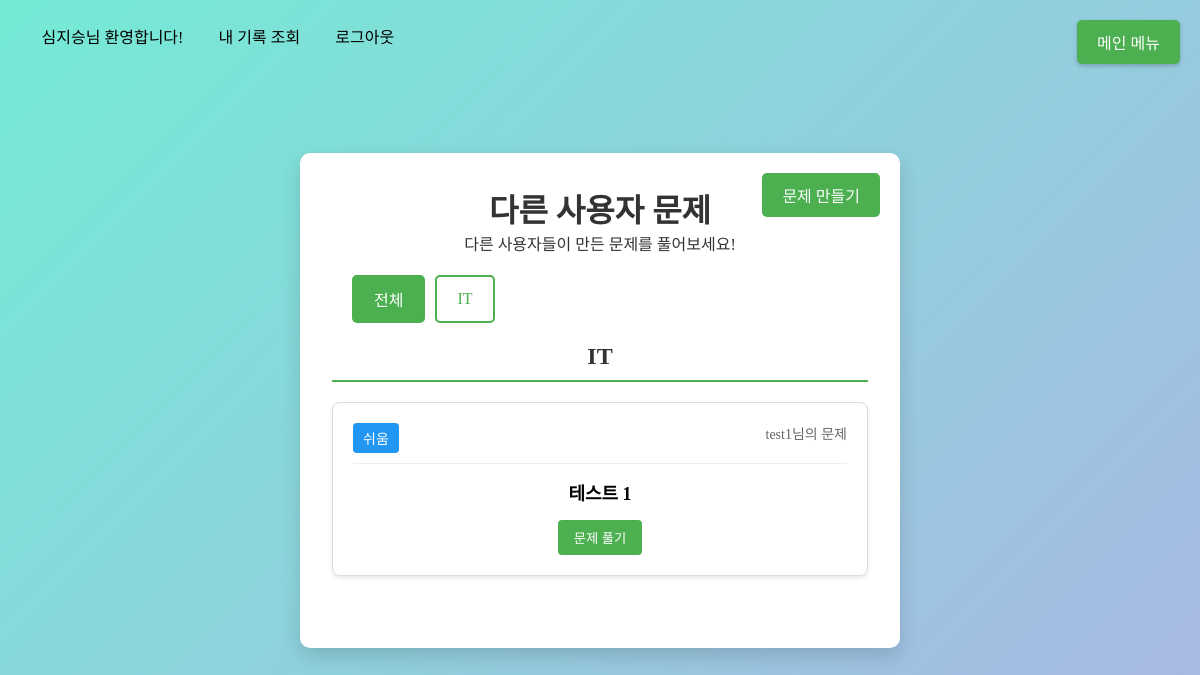
The page /accounts/user_quizzes/ (signed in) on the database its author committed.
### quiz/models.py (models this page shows, shortened)
class UserQuiz(models.Model):
    DIFFICULTY_CHOICES = [
        ('easy', '쉬움'),
        ('medium', '보통'),
        ('hard', '어려움'),
    ]
    CATEGORY_CHOICES = [
        ('it', 'IT'),
        ('sports', '스포츠'),
        ('literature', '문학'),
        ('art', '예술'),
        ('economy', '경제'),
        ('proverb', '속담/사자성어'),
        ('history', '역사'),
        ('commonSense', '상식'),
    ]
    creator = models.ForeignKey(User, on_delete=models.CASCADE, related_name='created_quizzes')
    category = models.CharField(max_length=20, choices=CATEGORY_CHOICES)
    difficulty = models.CharField(max_length=10, choices=DIFFICULTY_CHOICES)
    question = models.TextField()
    created_at = models.DateTimeField(auto_now_add=True)

### quiz/views.py (the view)
# urls.py: path('user_quizzes/', quiz_views.user_quizzes, name='user_quizzes'),
@login_required
def user_quizzes(request):
    quizzes = UserQuiz.objects.all().order_by('-created_at')
    quizzes_by_category = {}
    difficulty_order = {'easy': 0, 'medium': 1, 'hard': 2}  # 난이도 정렬 순서 정의
    for quiz in quizzes:
        category_display = quiz.get_category_display()
        if category_display not in quizzes_by_category:
            quizzes_by_category[category_display] = []
        quizzes_by_category[category_display].append(quiz)
    for category in quizzes_by_category:
        quizzes_by_category[category].sort(key=lambda x: difficulty_order[x.difficulty])
    return render(request, 'accounts/user_quizzes.html', {'quizzes_by_category': quizzes_by_category})

### accounts/templates/accounts/user_quizzes.html (shortened to what this page needs)
{% load static %}
<!DOCTYPE html>
<html lang="ko">
<head>
    <link rel="stylesheet" href="{% static 'css/styles.css' %}">
</head>
<body>
    <a href="http://localhost:8000" class="main-menu-btn">메인 메뉴</a>
    <header>
        <div class="loginDivPa">
            {% if request.user.is_authenticated %}
                <div class="loginDivCh welcomeMsg">{{ request.user.username }}님 환영합니다!</div>
                <a class="loginDivCh" href="{% url 'my_results' %}">내 기록 조회</a>
                <div class="loginDivCh logout"><a href="{% url 'logout' %}">로그아웃</a></div>
            {% else %}
                <div class="loginDivCh login"><a href="{% url 'login' %}">로그인</a></div>
                <div class="loginDivCh joinMember"><a href="{% url 'signup' %}">회원가입</a></div>
            {% endif %}
        </div>
    </header>
    <main>
        <div class="container" id="quizListContainer">
            <button class="create-btn" onclick="showCreateQuiz()">문제 만들기</button>
            <div class="title">
                <h1>다른 사용자 문제</h1>
                <p>다른 사용자들이 만든 문제를 풀어보세요!</p>
            </div>
            <div class="category-buttons">
                <button class="category-filter-btn active" data-category="all">전체</button>
                {% for category in quizzes_by_category.keys %}
                <button class="category-filter-btn" data-category="{{ category }}">{{ category }}</button>
                {% endfor %}
            </div>
            <div class="quiz-list">
                {% for category, quizzes in quizzes_by_category.items %}
                <div class="category-section active" data-category="{{ category }}">
                    <h2 class="category-title">{{ category }}</h2>
                    {% for quiz in quizzes %}
                    <div class="quiz-item">
                        <div class="quiz-header">
                            <span class="quiz-difficulty">{{ quiz.get_difficulty_display }}</span>
                            <span class="quiz-creator">{{ quiz.creator.username }}님의 문제</span>
                        </div>
                        <div class="quiz-content">
                            <p class="quiz-question">{{ quiz.question }}</p>
                        </div>
                        <div class="quiz-footer">
                            <button class="solve-btn" onclick="showQuizModal('{{ quiz.id }}')">문제 풀기</button>
                        </div>
                    </div>
                    {% endfor %}
                </div>
                {% empty %}
                <div class="no-quizzes">
                    <p>아직 등록된 문제가 없습니다. 첫 번째 문제를 만들어보세요!</p>
                </div>
                {% endfor %}
            </div>
        </div>
    </main>
</body>
</html>

### static/css/styles.css (style rules this page uses)
* { margin: 0; padding: 0; box-sizing: border-box; font-family: 'BMJUA'; }
a { color: inherit; text-decoration: none; }
body { background: linear-gradient(135deg, #74ebd5, #ACB6E5); background-repeat: no-repeat; background-size: cover; }
header { height: 0; }
.loginDivPa { width: 10rem; display: flex; position: relative; left: 0.6rem; top: 1.3rem; }
.loginDivCh { flex: 1 0 auto; margin-left: 1.8rem; border-radius: 10px; transition: background-color 0.3s, transform 0.2s; text-align: center; padding: 0.2rem; }
main { float: none; min-height: 100vh; display: flex; justify-content: center; align-items: center; }
.container { background: #fff; width: 90%; max-width: 600px; padding: 2rem; border-radius: 10px; box-shadow: 0 8px 20px rgba(0, 0, 0, 0.15); text-align: center; }
.title { font-size: 1rem; margin-bottom: 0.9rem; color: #333; }

### accounts/templates/accounts/user_quizzes.html (style rules this page uses)
.create-btn { position: absolute; top: 20px; right: 20px; padding: 10px 20px; background-color: #4CAF50; color: white; border: none; border-radius: 5px; cursor: pointer; font-size: 16px; transition: background-color 0.3s; }
.container { position: relative; }
.quiz-list { margin-top: 20px; }
.quiz-item { background: white; border: 1px solid #ddd; border-radius: 8px; padding: 20px; margin-bottom: 20px; box-shadow: 0 2px 4px rgba(0,0,0,0.1); }
.quiz-header { display: flex; justify-content: space-between; margin-bottom: 15px; padding-bottom: 10px; border-bottom: 1px solid #eee; }
.quiz-difficulty { background: #2196F3; color: white; padding: 5px 10px; border-radius: 4px; font-size: 14px; }
.quiz-creator { color: #666; font-size: 14px; }
.quiz-content { margin: 15px 0; }
.quiz-question { font-size: 18px; font-weight: bold; margin-bottom: 15px; }
.quiz-footer { color: #999; font-size: 14px; margin-top: 15px; }
.category-section { margin-bottom: 40px; }
.category-title { font-size: 24px; color: #333; margin-bottom: 20px; padding-bottom: 10px; border-bottom: 2px solid #4CAF50; }
.category-buttons { display: flex; flex-wrap: wrap; gap: 10px; margin: 20px 0; padding: 0 20px; }
.category-filter-btn { padding: 10px 20px; border: 2px solid #4CAF50; border-radius: 5px; background: white; color: #4CAF50; cursor: pointer; transition: all 0.3s; font-size: 16px; }
.category-filter-btn.active { background: #4CAF50; color: white; }
.category-section { display: none; }
.category-section.active { display: block; }
.solve-btn { padding: 8px 16px; background-color: #4CAF50; color: white; border: none; border-radius: 4px; cursor: pointer; transition: background-color 0.3s; }
.main-menu-btn { position: fixed; top: 20px; right: 20px; padding: 10px 20px; background-color: #4CAF50; color: white; text-decoration: none; border-radius: 5px; z-index: 9999; box-shadow: 0 2px 4px rgba(0,0,0,0.2); pointer-events: auto; }

### rows shown on the page
UserQuiz: category "IT", difficulty "쉬움", creator.username "test1", question "테스트 1"

### other values the page prints
{{ request.user.username }} "심지승"
{{ category }} "IT"
